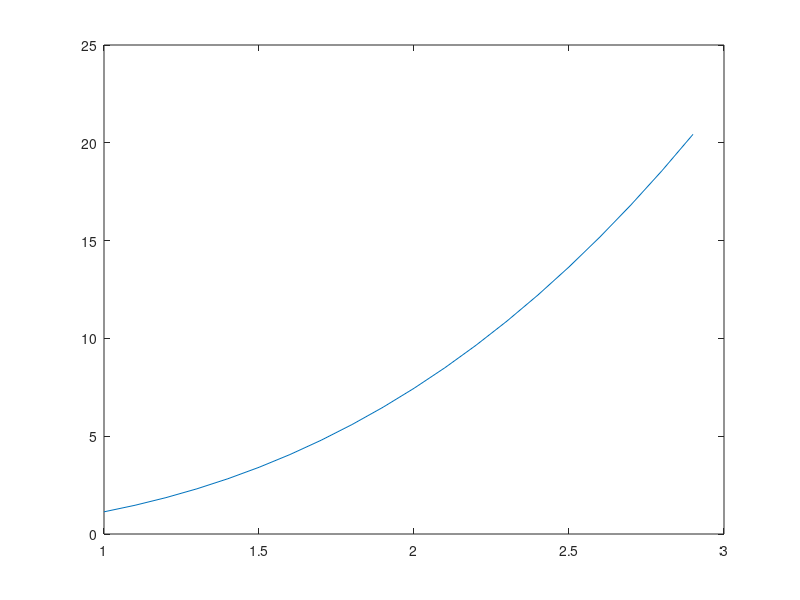

The MATLAB source for this figure:
addpath(pwd)
function  resultado = potencial(sumalnX,sumalnY, sumalnXCuadrados, productolnXY, N) %Calcula a y b para la aproximacion potencial    
    a = det([productolnXY, sumalnX; sumalnY, N]) / det([sumalnXCuadrados, sumalnX; sumalnX, N]);
    B = det([sumalnXCuadrados, productolnXY; sumalnX, sumalnY]) / det([sumalnXCuadrados, sumalnX; sumalnX, N]);
    b = e^B;
    resultado = [a,b];
endfunction


function graficarPotencial(x1, x2, a, b)
  x = x1:0.1:x2;
  y = b * (x.^a);
  plot(x,y);  
endfunction


res = potencial(9.6, 26.7, 21.1, 58.51, 5);
printf("Y = %dx^(%dX)\n", res(2), res(1));
graficarPotencial(1, 2.9, res(1), res(2));